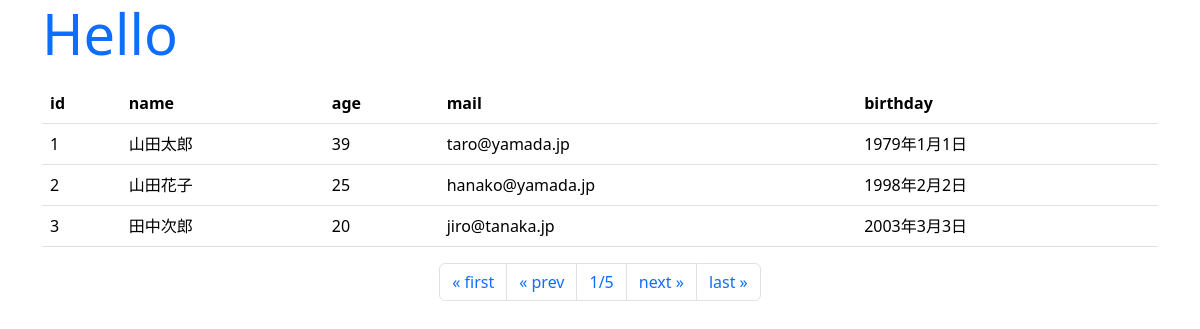
/hello/, run on the app's committed database.
### hello/models.py (models this page shows, shortened)
class Friend(models.Model):
    name = models.CharField(max_length=100) #最大値を設定しないと保存できないことがある
    mail = models.EmailField(max_length=200)
    gender = models.BooleanField()
    age = models.IntegerField(default=0)
    birthday = models.DateField()

### hello/views.py (the view)
# urls.py: path("", views.index, name = "index"),
def index(request, num = 1):
    data = Friend.objects.all()
    page = Paginator(data, 3)
    params = {
        'title': 'Hello',
        'message':'',
        'data': page.get_page(num),
    }
    return render(request, 'hello/index.html', params)

### hello/templates/hello/index.html (shortened to what this page needs)
{% load static %}
<!DOCTYPE html>
<html lang="ja">
<head>
    <link href="https://cdn.jsdelivr.net/npm/bootstrap/dist/css/bootstrap.css"
        rel="stylesheet">
</head>
<body class="container">
    <h1 class="display-4 text-primary">{{title}}</h1>
    <table class="table">
        <tr>
            <th>id</th>
            <th>name</th>
            <th>age</th>
            <th>mail</th>
            <th>birthday</th>
        </tr>
    {% for item in data %}
        <tr>
            <td>{{item.id}}</td>
            <td>{{item.name}}</td>
            <td>{{item.age}}</td>
            <td>{{item.mail}}</td>
            <td>{{item.birthday}}</td>
        </tr>
    {% endfor %}
    </table>
    <ul class="pagination justify-content-center">
        {% if data.has_previous %}
        <li class="page-item">
            <a class="page-link" href="{% url 'index' %}">
                &laquo; first</a>
        </li>
        <li class="page-item">
            <a class="page-link"
                href="{% url 'index' %}{{data.previous_page_number}}">
                &laquo; prev</a>
        </li>
        {% else %}
        <li class="page-item">
            <a class="page-link">
                &laquo; first</a>
        </li>
        <li class="page-item">
            <a class="page-link">
                &laquo; prev</a>
        </li>
        {% endif %}
        <li class="page-item">
            <a class="page-link">
                {{data.number}}/{{data.paginator.num_pages}}</a>
        </li>
        {%if data.has_next %}
        <li class="page-item">
            <a class="page-link"
                href="{% url 'index' %}{{data.next_page_number}}">
                next &raquo;</a>
        </li>
        <li class="page-item">
            <a class="page-link"
                href="{% url 'index' %}{{data.paginator.num_pages}}">
                last &raquo;</a>
        </li>
        {% endif %}
    </ul>
</body>
</html>

### data on the page
Friend: id "1", name "山田太郎", age "39", mail "taro@yamada.jp", birthday "1979年1月1日"
Friend: id "2", name "山田花子", age "25", mail "hanako@yamada.jp", birthday "1998年2月2日"
Friend: id "3", name "田中次郎", age "20", mail "jiro@tanaka.jp", birthday "2003年3月3日"

### other printed values
{{ data.number }} "1"
{{ data.paginator.num_pages }} "5"
